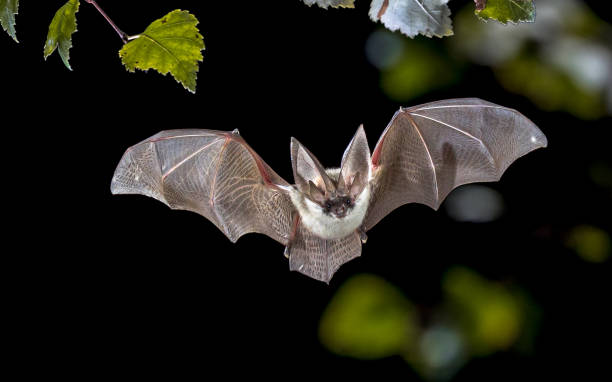
#> input picture computer-vision/opencv/data/bat.jpg, 612 x 382 px, found by its file name
$ python 00-ler-imagem.py
#> lines starting #> are read from the running program, lines starting #| are printed output that depends on the picture; after the words box and inside, x2 and y2 are one past the last pixel; in counts of white or black regions, pixels touching at a corner belong together
import cv2

imagem = cv2.imread(r'C:\Users\Samsung\Documents\GitHub\IFSP-computer-science-bachelor\computer-vision\opencv\data\bat.jpg')
#> imagem is the input picture: shape (382, 612, 3); mean B, G, R 25.6, 34.6, 35.8


dimensoes = imagem.shape
#> dimensoes = (382, 612, 3)
num_elementos = imagem.size
#> num_elementos = 701352
tipo_imagem = imagem.dtype

print(f"Dimensão: {dimensoes}")
#| Dimensão: (382, 612, 3)
print(f"Tamanho.: {num_elementos}")
#| Tamanho.: 701352
print(f"Tipo....: {tipo_imagem}")
#> (printed output is left out)

# exibe imagem
cv2.imshow("Imagem", imagem)
cv2.waitKey(0)

# acessando um pixel
pixel = imagem[20, 30] # [b g r] => (3,)
#> pixel = [1, 1, 1]

(b, g, r) = imagem[20, 30] # 3 variáveis
#> b = 1; g = 1; r = 1

blue = imagem[20, 30, 0] # canal 0
#> blue = 1
green = imagem[20, 30, 1] # canal 1
#> green = 1
red = imagem[20, 30, 2] # canal 2
#> red = 1

# alterando o valor de um pixel
imagem[20,30] = (0, 0, 255)
#> imagem: shape (382, 612, 3); under 0.01% of pixels changed, all inside (x1, y1, x2, y2) = (30, 20, 31, 21)
imagem[20, 30, 0] = 100 # [y, x, canal]
#> imagem: shape (382, 612, 3); mean B, G, R 25.6, 34.6, 35.8

# obter um trecho da imagem
topo_superior = imagem[0:50, 0:50] # Python, Numpy
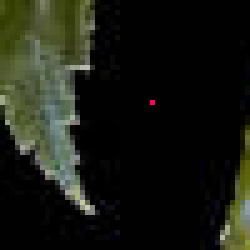
#> topo_superior: shape (50, 50, 3) (shown 5 times larger); mean B, G, R 18.7, 27.3, 24.7
